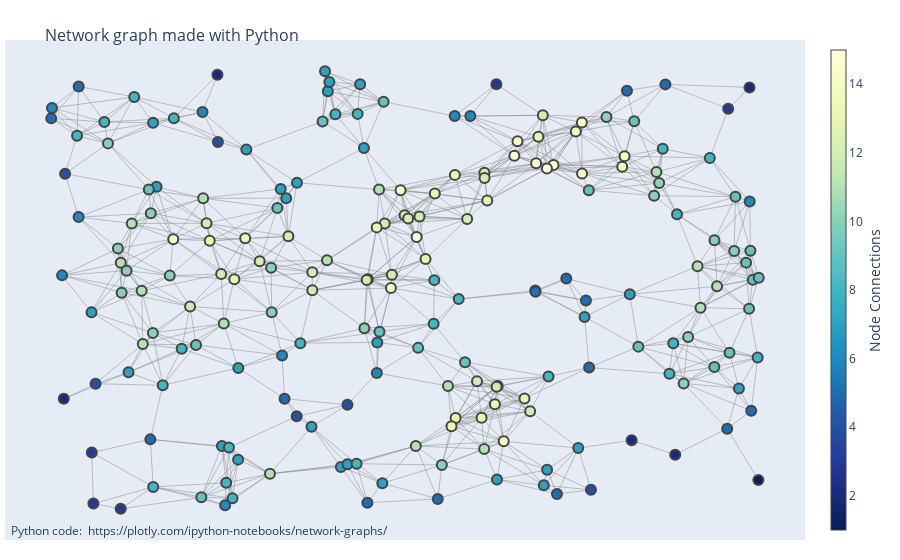

The notebook cell this image was saved under:
### Markdown cell above
### Generate a random graph

### Code cell
import plotly.graph_objects as go

import networkx as nx

G = nx.random_geometric_graph(200, 0.125)

edge_x = []
edge_y = []
for edge in G.edges():
    x0, y0 = G.nodes[edge[0]]['pos']
    x1, y1 = G.nodes[edge[1]]['pos']
    edge_x.append(x0)
    edge_x.append(x1)
    edge_x.append(None)
    edge_y.append(y0)
    edge_y.append(y1)
    edge_y.append(None)

edge_trace = go.Scatter(
    x=edge_x, y=edge_y,
    line=dict(width=0.5, color='#888'),
    hoverinfo='none',
    mode='lines')

node_x = []
node_y = []
for node in G.nodes():
    x, y = G.nodes[node]['pos']
    node_x.append(x)
    node_y.append(y)

node_trace = go.Scatter(
    x=node_x, y=node_y,
    mode='markers',
    hoverinfo='text',
    marker=dict(
        showscale=True,
        # colorscale options
        #'Greys' | 'YlGnBu' | 'Greens' | 'YlOrRd' | 'Bluered' | 'RdBu' |
        #'Reds' | 'Blues' | 'Picnic' | 'Rainbow' | 'Portland' | 'Jet' |
        #'Hot' | 'Blackbody' | 'Earth' | 'Electric' | 'Viridis' |
        colorscale='YlGnBu',
        reversescale=True,
        color=[],
        size=10,
        colorbar=dict(
            thickness=15,
            title='Node Connections',
            xanchor='left',
            titleside='right'
        ),
        line_width=2))


node_adjacencies = []
node_text = []
for node, adjacencies in enumerate(G.adjacency()):
    node_adjacencies.append(len(adjacencies[1]))
    node_text.append('# of connections: '+str(len(adjacencies[1])))

node_trace.marker.color = node_adjacencies
node_trace.text = node_text

fig = go.Figure(data=[edge_trace, node_trace],
             layout=go.Layout(
                title='<br>Network graph made with Python',
                titlefont_size=16,
                showlegend=False,
                hovermode='closest',
                margin=dict(b=20,l=5,r=5,t=40),
                annotations=[ dict(
                    text="Python code: <a href='https://plotly.com/ipython-notebooks/network-graphs/'> https://plotly.com/ipython-notebooks/network-graphs/</a>",
                    showarrow=False,
                    xref="paper", yref="paper",
                    x=0.005, y=-0.002 ) ],
                xaxis=dict(showgrid=False, zeroline=False, showticklabels=False),
                yaxis=dict(showgrid=False, zeroline=False, showticklabels=False))
                )
fig.show()

### Figure 1 — Plotly figure (JSON) as saved in the notebook; plotly's stock layout.template omitted (floating-point values rounded to 4 significant figures; data arrays with more than 128 entries replaced by an {"elided": "..."} marker saying what was removed)
{"data": [{"hoverinfo": "none", "line": {"color": "#888", "width": 0.5}, "mode": "lines", "type": "scatter", "x": {"elided": "2661 float values"}, "y": {"elided": "2661 float values"}}, {"hoverinfo": "text", "marker": {"color": {"elided": "200 int values"}, "colorbar": {"thickness": 15, "title": {"side": "right", "text": "Node Connections"}, "xanchor": "left"}, "colorscale": [[0, "rgb(255,255,217)"], [0.125, "rgb(237,248,177)"], [0.25, "rgb(199,233,180)"], [0.375, "rgb(127,205,187)"], [0.5, "rgb(65,182,196)"], [0.625, "rgb(29,145,192)"], [0.75, "rgb(34,94,168)"], [0.875, "rgb(37,52,148)"], [1, "rgb(8,29,88)"]], "line": {"width": 2}, "reversescale": true, "showscale": true, "size": 10}, "mode": "markers", "text": {"elided": "200 str values"}, "type": "scatter", "x": {"elided": "200 float values"}, "y": {"elided": "200 float values"}}], "layout": {"annotations": [{"showarrow": false, "text": "Python code: <a href='https://plotly.com/ipython-notebooks/network-graphs/'> https://plotly.com/ipython-notebooks/network-graphs/</a>", "x": 0.005, "xref": "paper", "y": -0.002, "yref": "paper"}], "hovermode": "closest", "margin": {"b": 20, "l": 5, "r": 5, "t": 40}, "showlegend": false, "title": {"font": {"size": 16}, "text": "<br>Network graph made with Python"}, "xaxis": {"showgrid": false, "showticklabels": false, "zeroline": false}, "yaxis": {"showgrid": false, "showticklabels": false, "zeroline": false}}}
